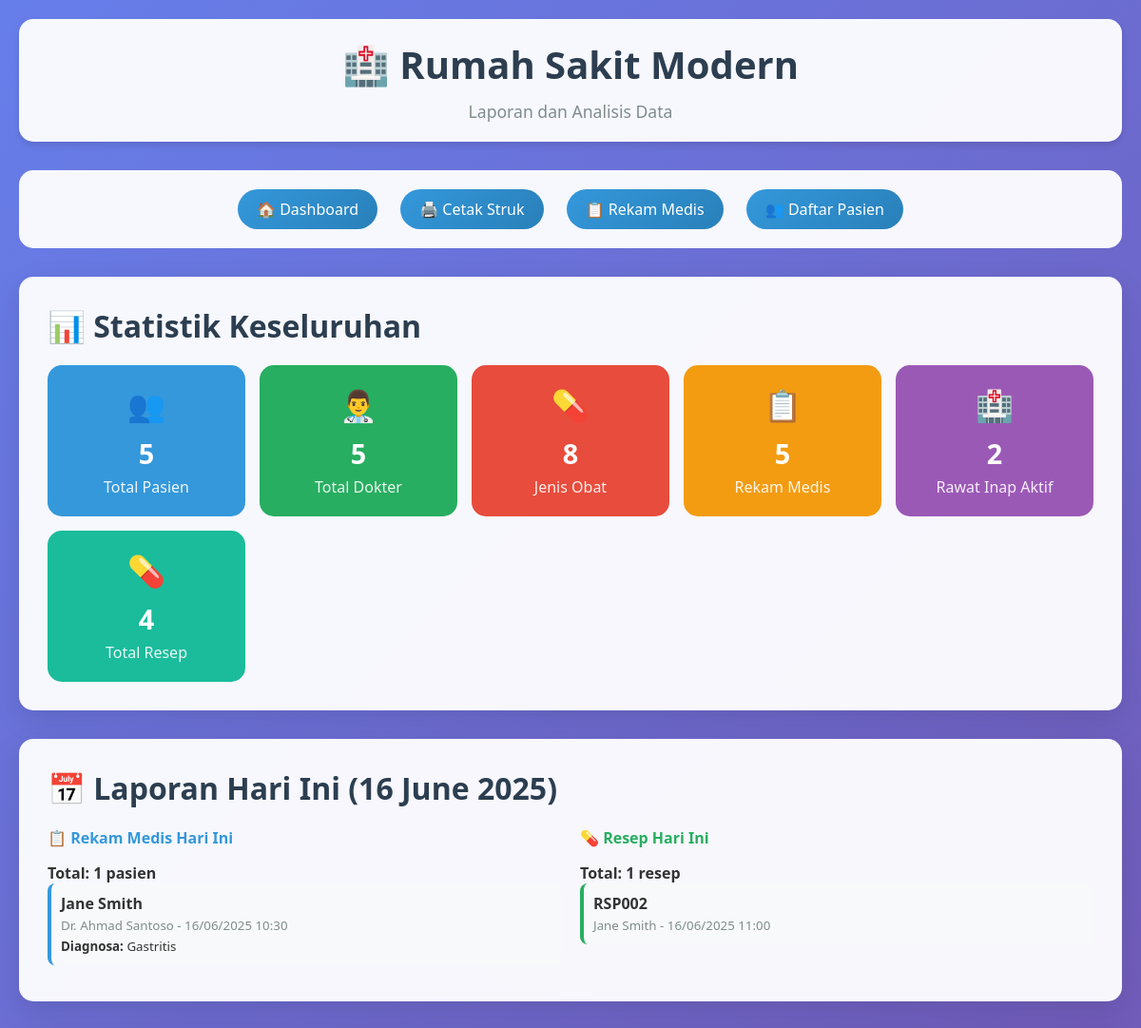
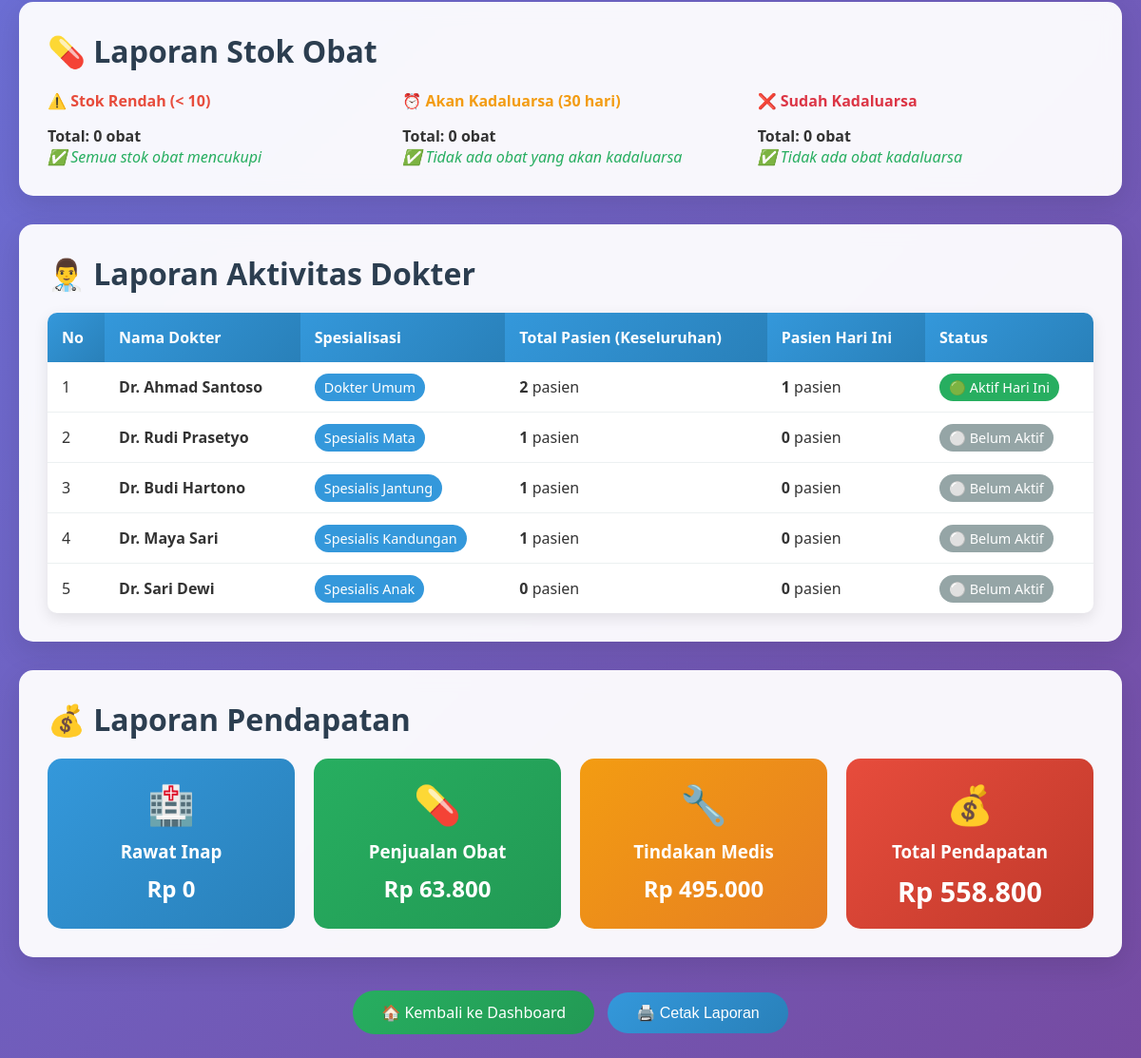
The app's page /laporan.php with its own data (2 pictures, top to bottom).
### tables this page shows
CREATE TABLE IF NOT EXISTS rekam_medis (
    id INT AUTO_INCREMENT PRIMARY KEY,
    id_Pasien INT NOT NULL,
    tgl_periksa DATETIME DEFAULT CURRENT_TIMESTAMP,
    keluhan TEXT NOT NULL,
    diagnosa TEXT NOT NULL,
    TB DECIMAL(5,2),  
    BB DECIMAL(5,2),  
    Tensi_darah VARCHAR(20),  
    id_dokter INT NOT NULL,
    created_at TIMESTAMP DEFAULT CURRENT_TIMESTAMP,
    updated_at TIMESTAMP DEFAULT CURRENT_TIMESTAMP ON UPDATE CURRENT_TIMESTAMP,
    FOREIGN KEY (id_Pasien) REFERENCES pasien(Id_Pasien) ON DELETE CASCADE,
    FOREIGN KEY (id_dokter) REFERENCES dokter(id_dokter) ON DELETE CASCADE
);

CREATE TABLE IF NOT EXISTS pasien (
    Id_Pasien INT AUTO_INCREMENT PRIMARY KEY,
    Jenis_Pasien ENUM('Rawat Jalan', 'Rawat Inap') NOT NULL,
    Nm_Pasien VARCHAR(100) NOT NULL,
    Tgl_Masuk DATE NOT NULL,
    Tmpt_Lahir VARCHAR(50) NOT NULL,
    Tgl_lahir DATE NOT NULL,
    Umur INT NOT NULL,
    JK ENUM('L', 'P') NOT NULL,
    Alamat TEXT NOT NULL,
    Tlpn VARCHAR(15),
    created_at TIMESTAMP DEFAULT CURRENT_TIMESTAMP,
    updated_at TIMESTAMP DEFAULT CURRENT_TIMESTAMP ON UPDATE CURRENT_TIMESTAMP
);

CREATE TABLE IF NOT EXISTS dokter (
    id_dokter INT AUTO_INCREMENT PRIMARY KEY,
    nm_dokter VARCHAR(100) NOT NULL,
    JK ENUM('L', 'P') NOT NULL,
    status ENUM('Aktif', 'Tidak Aktif') DEFAULT 'Aktif',
    tgl_lahir DATE NOT NULL,
    tempat_lahir VARCHAR(50) NOT NULL,
    pendidikan VARCHAR(50) NOT NULL,
    alamat TEXT NOT NULL,
    Kode_Keahlian VARCHAR(10),
    created_at TIMESTAMP DEFAULT CURRENT_TIMESTAMP,
    updated_at TIMESTAMP DEFAULT CURRENT_TIMESTAMP ON UPDATE CURRENT_TIMESTAMP,
    FOREIGN KEY (Kode_Keahlian) REFERENCES jenis_keahlian(Kode_keahlian)
);

CREATE TABLE IF NOT EXISTS resep_obat (
    Kode_Resep VARCHAR(10) PRIMARY KEY,
    Id_Pasien INT NOT NULL,
    tgl_resep DATETIME DEFAULT CURRENT_TIMESTAMP,
    FOREIGN KEY (Id_Pasien) REFERENCES pasien(Id_Pasien)
);

### laporan.php (the view, shortened to what the rows shown need)
<?php include 'db.php'; ?>
<!DOCTYPE html>
<html lang="id">
<head>
    <link rel="stylesheet" href="assets/style.css">
</head>
<body>
    <div class="container">
        <div class="header">
            <h1>🏥 Rumah Sakit Modern</h1>
        </div>
        <div class="card">
            <h2>📊 Statistik Keseluruhan</h2>
        </div>
        <div class="card">
            <h2>📅 Laporan Hari Ini (<?php echo date('d F Y'); ?>)</h2>
            <div style="display: grid; grid-template-columns: 1fr 1fr; gap: 20px;">
                <div>
                    <?php
                    $rekam_hari_ini = mysqli_query($conn, "SELECT rm.*, p.Nm_Pasien, d.nm_dokter
                                                           FROM rekam_medis rm
                                                           LEFT JOIN pasien p ON rm.id_Pasien = p.Id_Pasien
                                                           LEFT JOIN dokter d ON rm.id_dokter = d.id_dokter
                                                           WHERE DATE(rm.tgl_periksa) = CURDATE()
                                                           ORDER BY rm.tgl_periksa DESC");
                   $total_rekam_hari_ini = mysqli_num_rows($rekam_hari_ini);
                    ?>
                    <?php if ($total_rekam_hari_ini > 0): ?>
                    <div style="max-height: 300px; overflow-y: auto;">
                        <?php while ($rekam = mysqli_fetch_assoc($rekam_hari_ini)): ?>
                        <div style="background: #f8f9fa; padding: 10px; margin-bottom: 8px; border-radius: 8px; border-left: 4px solid #3498db;">
                            <strong><?php echo $rekam['Nm_Pasien']; ?></strong><br>
                            <small style="color: #7f8c8d;">Dr. <?php echo $rekam['nm_dokter']; ?> - <?php echo format_datetime($rekam['tgl_periksa']); ?></small><br>
                            <small><strong>Diagnosa:</strong> <?php echo substr($rekam['diagnosa'], 0, 50) . (strlen($rekam['diagnosa']) > 50 ? '...' : ''); ?></small>
                        </div>
                        <?php endwhile; ?>
                    </div>
                    <?php else: ?>
                    <p style="color: #7f8c8d; font-style: italic;">Belum ada rekam medis hari ini</p>
                    <?php endif; ?>
                </div>
                <div>
                    <?php
                    $resep_hari_ini = mysqli_query($conn, "SELECT ro.*, p.Nm_Pasien
                                                           FROM resep_obat ro
                                                           LEFT JOIN pasien p ON ro.Id_Pasien = p.Id_Pasien
                                                           WHERE DATE(ro.tgl_resep) = CURDATE()
                                                           ORDER BY ro.tgl_resep DESC");
                    $total_resep_hari_ini = mysqli_num_rows($resep_hari_ini);
                    ?>
                    <?php if ($total_resep_hari_ini > 0): ?>
                    <div style="max-height: 300px; overflow-y: auto;">
                        <?php while ($resep = mysqli_fetch_assoc($resep_hari_ini)): ?>
                        <div style="background: #f8f9fa; padding: 10px; margin-bottom: 8px; border-radius: 8px; border-left: 4px solid #27ae60;">
                            <strong><?php echo $resep['Kode_Resep']; ?></strong><br>
                            <small style="color: #7f8c8d;"><?php echo $resep['Nm_Pasien']; ?> - <?php echo format_datetime($resep['tgl_resep']); ?></small>
                        </div>
                        <?php endwhile; ?>
                    </div>
                    <?php else: ?>
                    <p style="color: #7f8c8d; font-style: italic;">Belum ada resep hari ini</p>
                    <?php endif; ?>
                </div>
            </div>
        </div>
        <div class="card">
            <h2>💊 Laporan Stok Obat</h2>
        </div>
        <div class="card">
            <h2>👨‍⚕️ Laporan Aktivitas Dokter</h2>
            <table class="table">
                <thead>
                    <tr>
                        <th>No</th>
                        <th>Nama Dokter</th>
                        <th>Spesialisasi</th>
                        <th>Total Pasien (Keseluruhan)</th>
                        <th>Pasien Hari Ini</th>
                        <th>Status</th>
                    </tr>
                </thead>
            </table>
        </div>
        <div class="card">
            <h2>💰 Laporan Pendapatan</h2>
        </div>
    </div>
</body>
</html>

### records on screen
rekam_medis: id_Pasien.Nm_Pasien "Jane Smith", id_dokter.nm_dokter "Ahmad Santoso", tgl_periksa "16/06/2025 10:30", diagnosa "Gastritis"
resep_obat: Kode_Resep "RSP002", Id_Pasien.Nm_Pasien "Jane Smith", tgl_resep "16/06/2025 11:00"

### other values on screen
$stat['icon'] "👥"
$stat['value'] "5"
$stat['title'] "Total Pasien"
$stat['icon'] "👨‍⚕️"
$stat['title'] "Total Dokter"
$stat['icon'] "💊"
$stat['value'] "8"
$stat['title'] "Jenis Obat"
$stat['icon'] "📋"
$stat['title'] "Rekam Medis"
$stat['icon'] "🏥"
$stat['value'] "2"
$stat['title'] "Rawat Inap Aktif"
$stat['value'] "4"
$stat['title'] "Total Resep"
